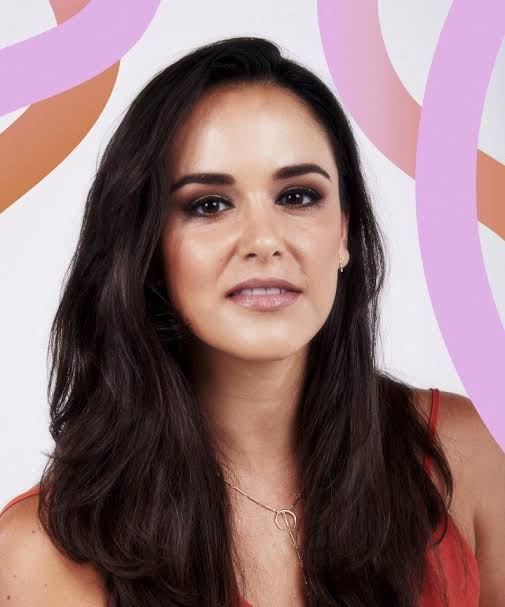
%> input picture matlab proje/2.jpeg, 505 x 607 px
$ octave myprojex.m   (GNU Octave 9; MATLAB toolbox functions it lacks are replaced by stand-ins)
%> lines starting %> are read from the running program, lines starting %| are printed output that depends on the picture
clc
close all

FDetect = vision.CascadeObjectDetector;
resim1 = imread('2.jpeg');
%> resim1 is the input picture: size 607x505x3 uint8; mean R, G, B 143.9, 115.9, 118

%boyut ayarlanıyor
resim=imresize(resim1, [300 320]);
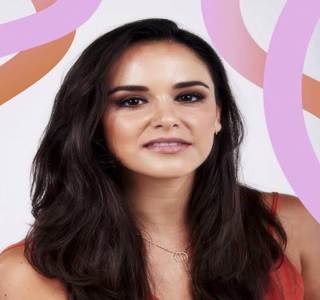
%> resim: size 300x320x3 uint8; mean R, G, B 143.9, 115.9, 118

% yüz belirleniyor
BB = step(FDetect,resim);
%> BB = [97 48 133 133]
figure,
subplot(4,4,1);
imshow(resim); hold on
for i = 1:size(BB,1)
rectangle('Position',BB(i,:),'LineWidth',1,'LineStyle','-','EdgeColor','r');
end
%> this loop made 1 pass
title('yüz belirlendi');
hold off;

% yüz kırpılıyor
yuz=imcrop(resim,BB);
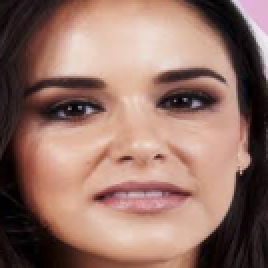
%> yuz: size 134x134x3 uint8 (shown 2 times larger); mean R, G, B 147, 113.3, 102.5
subplot(4,4,2);
imshow(yuz);
title('yüz kırpıldı');

%yüze gaus filtreleme ile canny yapılıyor
yuz_gri=rgb2gray(yuz);
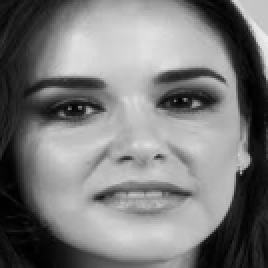
%> yuz_gri: size 134x134 uint8 (shown 2 times larger); min 0, max 237, mean 122.1
h = fspecial('gaussian',[3 3], 0.5);
yuz_filtre = filter2(h,yuz_gri)/255;
yuz_canny = edge(yuz_filtre(:,:,1),'canny');
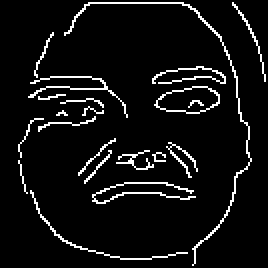
%> yuz_canny: size 134x134 logical (shown 2 times larger); 6.5% white in thin lines or dots
subplot(4,4,3);
imshow(yuz_canny);
title('canny yüz');
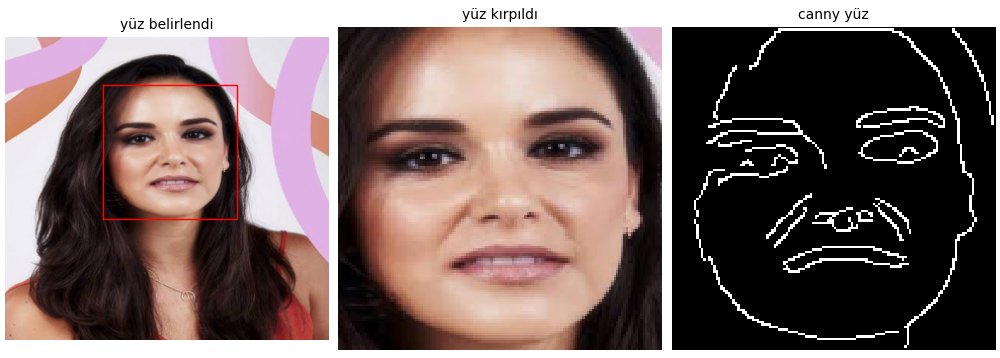
%> figure redrawn from the program's plot data, 3 panels

% ağız belirleniyor
MouthDetect = vision.CascadeObjectDetector('Mouth','MergeThreshold',130);
%> (the run ends here)

$ run again, with matlab proje/Image.jpg copied over matlab proje/2.jpeg
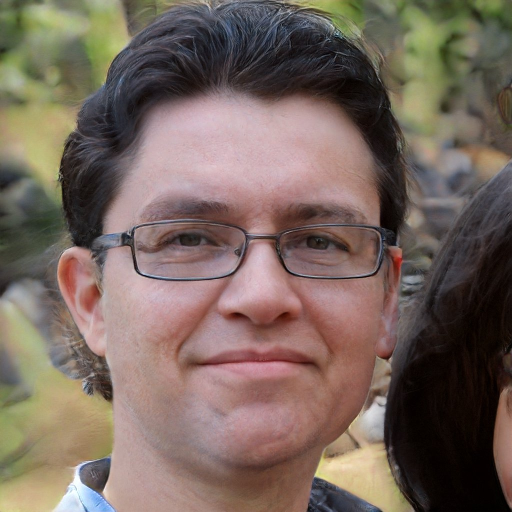
%> input picture matlab proje/Image.jpg, 1024 x 1024 px (shown at 1/2 size)
%> resim1 is the input picture: size 1024x1024x3 uint8; mean R, G, B 119.9, 103.2, 93.9
%> BB = [60 59 206 206]
%> the loop `for i = 1:size(BB,1)` made 1 pass
%> `yuz_canny = edge(yuz_filtre(:,:,1),'canny');`:
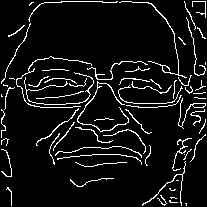
%> yuz_canny: size 207x207 logical; 7.5% white in thin lines or dots
%> `title('canny yüz');`:
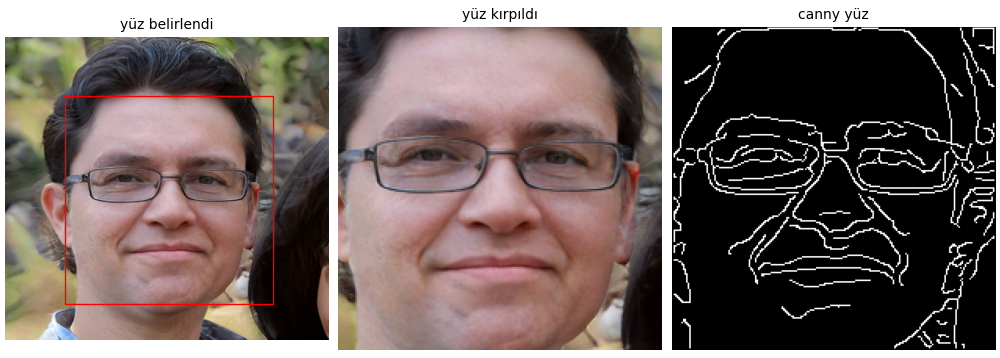
%> figure redrawn from the program's plot data, 3 panels

$ run again, with matlab proje/profi.jpg copied over matlab proje/2.jpeg
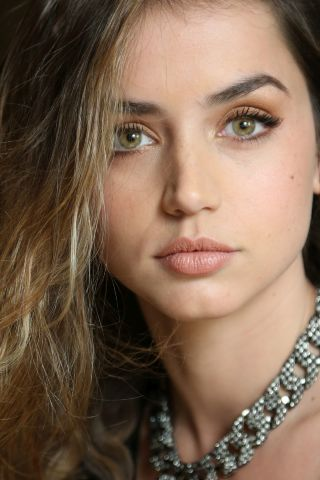
%> input picture matlab proje/profi.jpg, 320 x 480 px
%> resim1 is the input picture: size 480x320x3 uint8; mean R, G, B 127, 101.9, 82.3
%> BB = [89 9 196 196]
%> the loop `for i = 1:size(BB,1)` made 1 pass
%> `yuz_canny = edge(yuz_filtre(:,:,1),'canny');`:
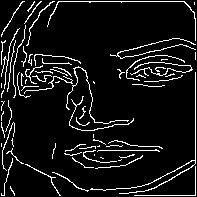
%> yuz_canny: size 197x197 logical; 8.4% white in thin lines or dots
%> `title('canny yüz');`:
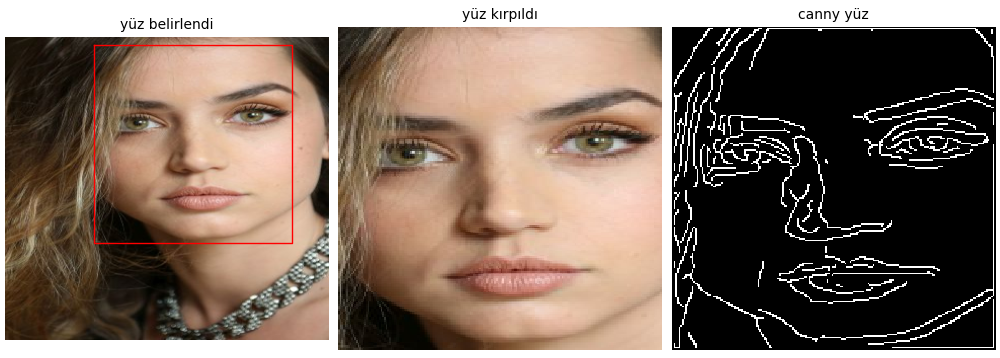
%> figure redrawn from the program's plot data, 3 panels
